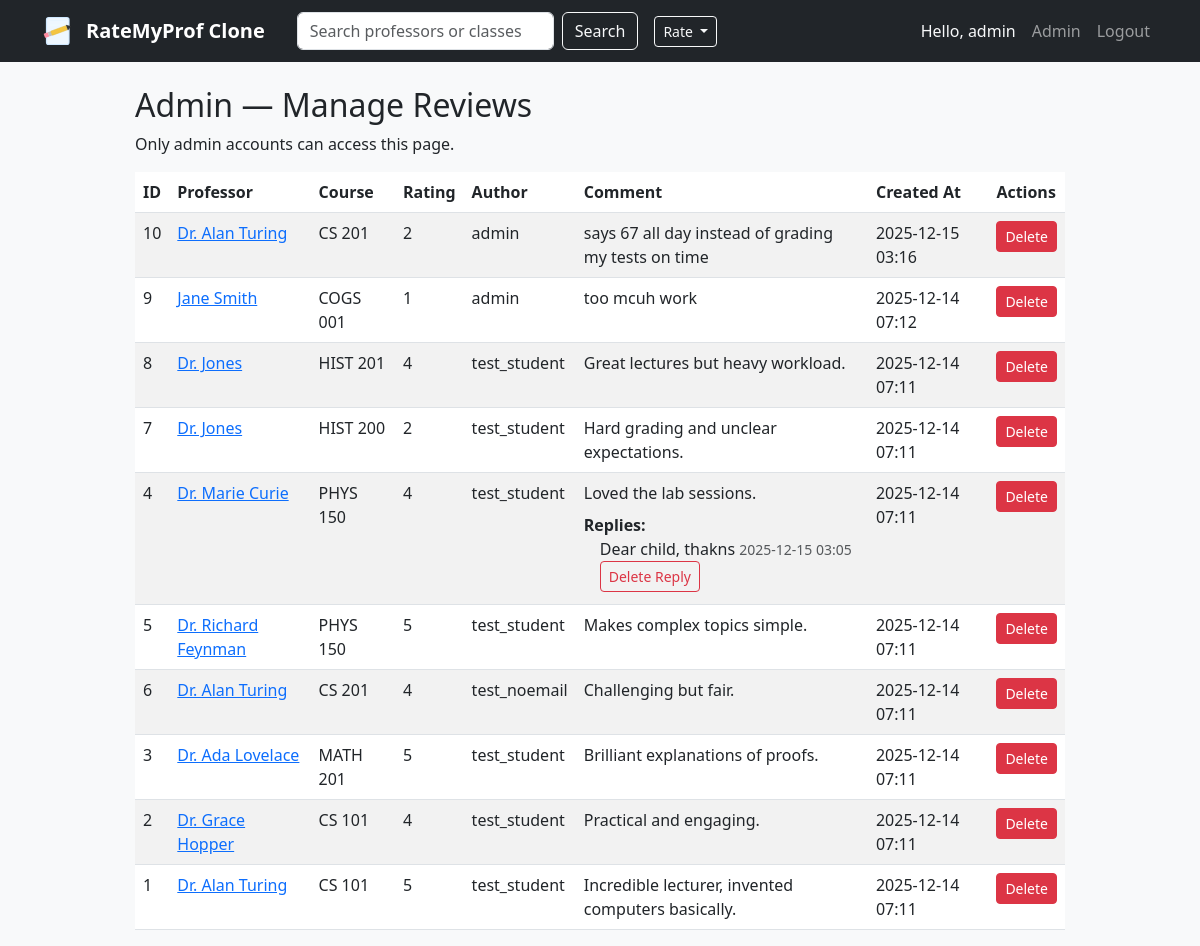
Page /admin/reviews (signed in) on the earlier database version.
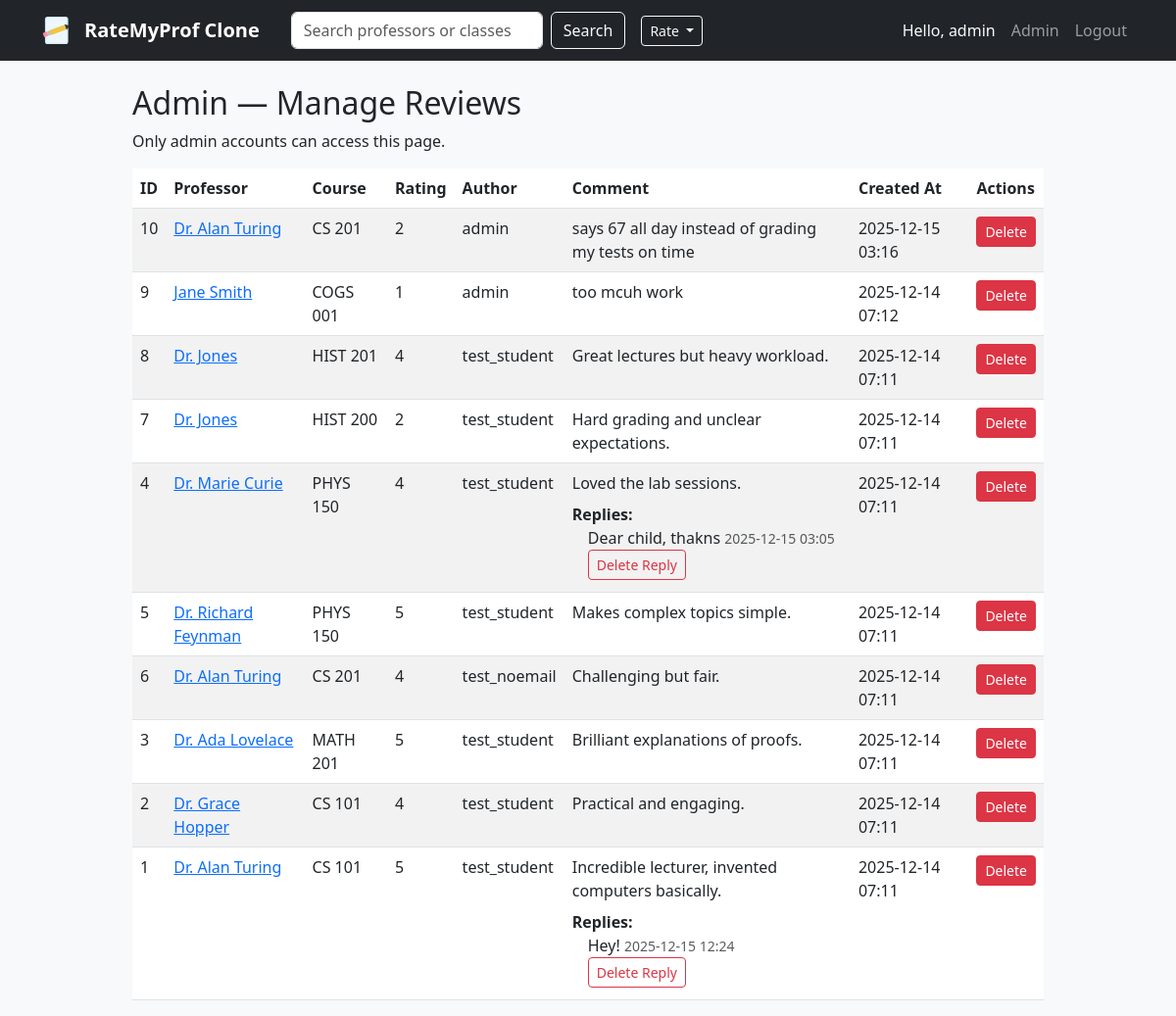
Same page on the later database version.
### app.py (models this page shows)
class Review(db.Model):
    __tablename__ = 'reviews'
    id = db.Column(db.Integer, primary_key=True)
    user_id = db.Column(db.Integer, db.ForeignKey('users.id'), nullable=True)
    professor_id = db.Column(db.Integer, db.ForeignKey('professors.id'), nullable=False)
    course_code = db.Column(db.String(20), nullable=False)
    rating = db.Column(db.Integer, nullable=False)
    comment = db.Column(db.Text)
    grade = db.Column(db.String(5), nullable=True)
    semester = db.Column(db.String(10), nullable=True)
    year = db.Column(db.Integer, nullable=True)
    created_at = db.Column(db.DateTime, default=datetime.utcnow)
    votes = db.relationship('ReviewVote', backref='review', lazy=True)
    user = db.relationship('User', backref='reviews', uselist=False)
    replies = db.relationship('ReviewReply', backref='review', lazy=True)

class ReviewReply(db.Model):
    __tablename__ = 'review_replies'
    id = db.Column(db.Integer, primary_key=True)
    user_id = db.Column(db.Integer, db.ForeignKey('users.id'), nullable=True)
    review_id = db.Column(db.Integer, db.ForeignKey('reviews.id'), nullable=False)
    comment = db.Column(db.Text, nullable=False)
    created_at = db.Column(db.DateTime, default=datetime.utcnow)
    user = db.relationship('User', backref='replies', uselist=False)

### app.py (the view)
@app.route('/admin/reviews')
@login_required
def admin_reviews():
    if getattr(current_user, 'role', None) != 'admin':
        flash('Admin access required.', 'danger')
        return redirect(url_for('home'))
    reviews = Review.query.order_by(Review.created_at.desc()).all()
    for r in reviews:
        r.professor_name = r.professor.name if r.professor else 'Unknown'
        r.author_name = r.user.username if (r.user and r.user.username) else 'Anonymous'
        r.replies_list = ReviewReply.query.filter_by(review_id=r.id).order_by(ReviewReply.created_at.asc()).all()
    return render_template('admin_reviews.html', reviews=reviews)

### app.py (called while the page is built)
@login_manager.user_loader
def load_user(user_id):
    return User.query.get(int(user_id))

### templates/admin_reviews.html
{% extends "base.html" %}
{% block content %}
<div class="col-md-10 offset-md-1">
    <h2>Admin — Manage Reviews</h2>
    <p>Only admin accounts can access this page.</p>
    <table class="table table-striped">
        <thead>
            <tr>
                <th>ID</th>
                <th>Professor</th>
                <th>Course</th>
                <th>Rating</th>
                <th>Author</th>
                <th>Comment</th>
                <th>Created At</th>
                <th>Actions</th>
            </tr>
        </thead>
        <tbody>
            {% for r in reviews %}
            <tr>
                <td>{{ r.id }}</td>
                <td>
                    {% if r.professor %}
                        <a href="{{ url_for('professor_detail', id=r.professor.id) }}">{{ r.professor_name }}</a>
                    {% else %}
                        {{ r.professor_name }}
                    {% endif %}
                </td>
                <td>{{ r.course_code }}</td>
                <td>{{ r.rating }}</td>
                <td>{{ r.author_name }}</td>
                <td>
                    <div>{{ r.comment[:80] }}{% if r.comment|length > 80 %}...{% endif %}</div>
                    {% if r.replies_list and r.replies_list|length > 0 %}
                        <div class="mt-2">
                            <strong>Replies:</strong>
                            <ul class="list-unstyled mb-0 ps-3">
                                {% for reply in r.replies_list %}
                                    <li class="mb-1">
                                        <div>{{ reply.comment }} <small class="text-muted">{{ reply.created_at.strftime('%Y-%m-%d %H:%M') }}</small></div>
                                        {% if current_user.role == 'admin' %}
                                            <form method="POST" action="{{ url_for('admin_delete_reply', reply_id=reply.id) }}" style="display:inline;" onsubmit="return confirm('Delete reply #'+{{ reply.id }}+'?');">
                                                <button type="submit" class="btn btn-sm btn-outline-danger">Delete Reply</button>
                                            </form>
                                        {% endif %}
                                    </li>
                                {% endfor %}
                            </ul>
                        </div>
                    {% endif %}
                </td>
                <td>{{ r.created_at.strftime('%Y-%m-%d %H:%M') if r.created_at else '' }}</td>
                <td>
                    <form method="POST" action="{{ url_for('admin_delete_review', review_id=r.id) }}" onsubmit="return confirm('Delete review #'+{{ r.id }}+'?');">
                        <button type="submit" class="btn btn-sm btn-danger">Delete</button>
                    </form>
                </td>
            </tr>
            {% endfor %}
        </tbody>
    </table>
</div>
{% endblock %}

Differences in the rows shown:
shown differently, row unchanged: Review "Incredible lecturer, invented computers basically.": now shows "Replies:"
added ReviewReply: comment "Hey!", created_at "2025-12-15 12:24", shown under Review "Incredible lecturer, invented computers basically."
